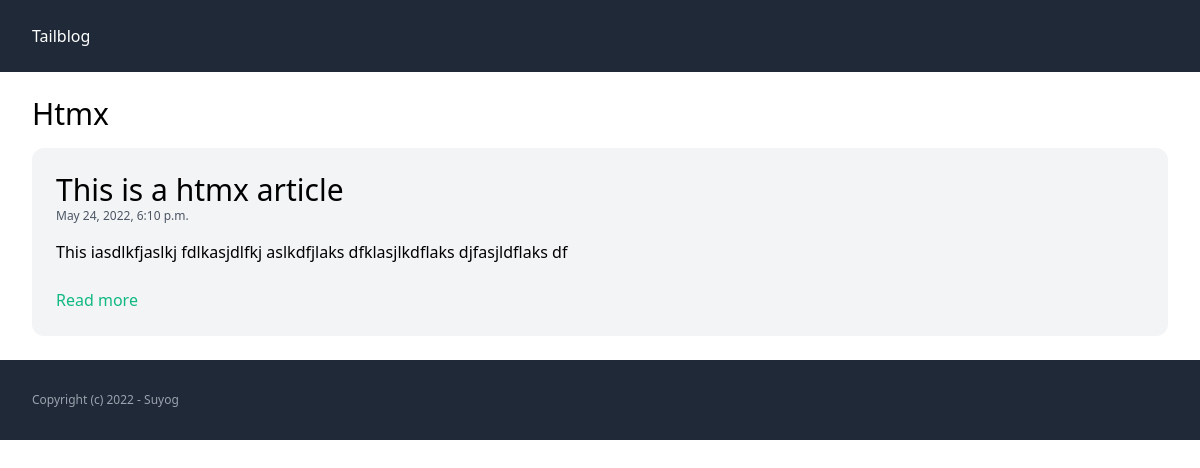
Screenshot of /categories/2/ with the database file from the repository.
### post/models.py (models this page shows, shortened)
class Category(models.Model):
    title = models.CharField(max_length=255)

class Post(models.Model):
    category = models.ForeignKey(Category, related_name='posts', on_delete=models.CASCADE)
    title = models.CharField(max_length=255)
    slug = models.SlugField(max_length=255)
    intro = models.TextField()
    body = models.TextField()
    created_at = models.DateTimeField(auto_now_add=True)
    class Meta:
        ordering = ('-created_at', )

### post/views.py (the view)
# urls.py: path('categories/<int:pk>/', views.category_detail, name='category_detail'),
def category_detail(request, pk):
    category = get_object_or_404(Category, pk=pk)
    return render(request, 'post/category.html', {'category': category})

### post/templates/post/category.html
{% extends 'post/base.html' %}
{% block content %}
<div class="space-y-4">
    <h1 class="text-3xl">{{ category.title }}</h1>
    {% for post in category.posts.all %}
        <article class="p-6 bg-gray-100 rounded-xl">
            <h2 class="text-3xl">{{ post.title }}</h2>
            <span class="mb-4 block text-xs text-gray-600">{{ post.created_at }}</span>
            <p class="mb-6">{{ post.intro }}</p>
            <a href="{% url 'post_detail' post.slug %}" class="text-emerald-500">Read more</a>
        </article>
    {% endfor %}
</div>
{% endblock %}

### rows the page displays
Category: title "Htmx"
Post: title "This is a htmx article", created_at "May 24, 2022, 6:10 p.m.", intro "This iasdlkfjaslkj fdlkasjdlfkj aslkdfjlaks dfklasjlkdflaks djfasjldflaks df"
